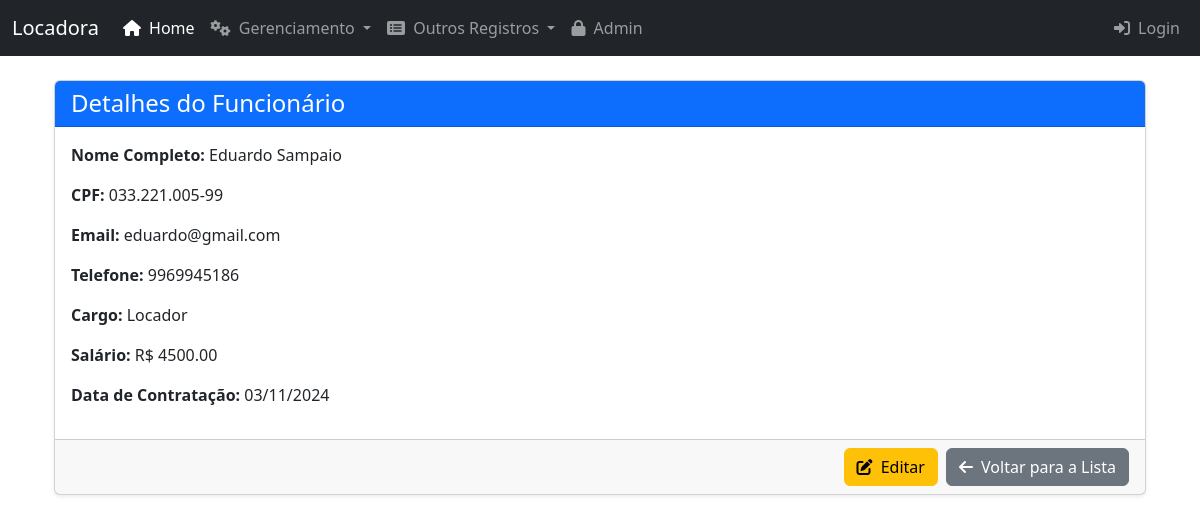
Page /funcionarios/1/ on the committed database.
### core/models.py (models this page shows, shortened)
class Funcionario(models.Model):
    id_funcionario = models.AutoField(primary_key=True)
    nome = models.CharField(max_length=100)
    sobrenome = models.CharField(max_length=100)
    cpf = models.CharField(max_length=14, unique=True)
    data_contratacao = models.DateField()
    cargo = models.CharField(max_length=50)
    salario = models.DecimalField(max_digits=10, decimal_places=2)
    email = models.EmailField(unique=True)
    telefone = models.CharField(max_length=20)
    class Meta:
        verbose_name = "Funcionário"
        verbose_name_plural = "Funcionários"

### core/views.py (the view)
# urls.py: path('funcionarios/<int:pk>/', views.detalhes_funcionario, name='detalhes_funcionario'),
def detalhes_funcionario(request, pk):
    funcionario = get_object_or_404(Funcionario, pk=pk)
    return render(request, 'core/detalhes_funcionario.html', {'funcionario': funcionario})

### core/templates/core/detalhes_funcionario.html (shortened to what this page needs)
{% extends 'base.html' %}
{% block content %}
    <div class="card shadow-sm">
        <div class="card-header bg-primary text-white">
            <h1 class="h4 mb-0">Detalhes do Funcionário</h1>
        </div>
        <div class="card-body">
            <p><strong>Nome Completo:</strong> {{ funcionario.nome }} {{ funcionario.sobrenome }}</p>
            <p><strong>CPF:</strong> {{ funcionario.cpf }}</p>
            <p><strong>Email:</strong> {{ funcionario.email }}</p>
            <p><strong>Telefone:</strong> {{ funcionario.telefone }}</p>
            <p><strong>Cargo:</strong> {{ funcionario.cargo }}</p>
            <p><strong>Salário:</strong> R$ {{ funcionario.salario|floatformat:2 }}</p>
            <p><strong>Data de Contratação:</strong> {{ funcionario.data_contratacao|date:"d/m/Y" }}</p>
        </div>
        <div class="card-footer d-flex justify-content-end">
            <a href="{% url 'editar_funcionario' pk=funcionario.pk %}" class="btn btn-warning me-2">
                <i class="fas fa-edit me-1"></i> Editar
            </a>
            <a href="{% url 'lista_funcionarios' %}" class="btn btn-secondary">
                <i class="fas fa-arrow-left me-1"></i> Voltar para a Lista
            </a>
        </div>
    </div>
{% endblock %}

### rows in the picture
Funcionario: nome "Eduardo", sobrenome "Sampaio", cpf "033.221.005-99", email "eduardo@gmail.com", telefone "9969945186", cargo "Locador", salario "4500.00", data_contratacao "03/11/2024"
